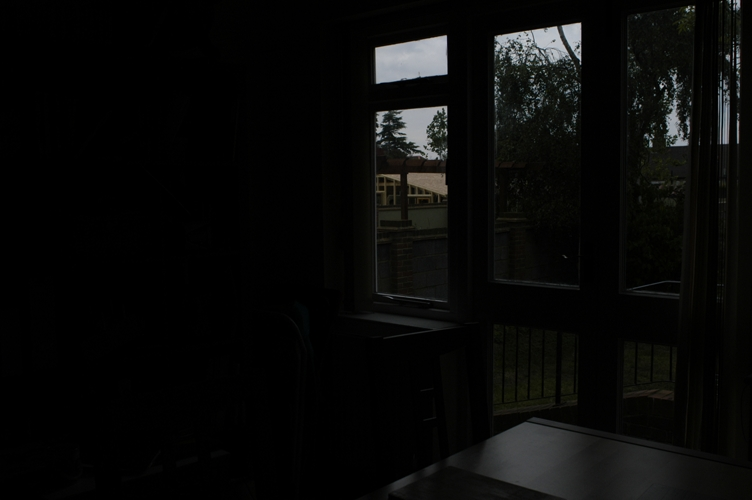
%> input picture src/exposure-fusion-master/house/A.jpg, 752 x 500 px; its folder holds only this picture in this run
$ octave main_exposure_fusion.m   (GNU Octave 9; MATLAB toolbox functions it lacks are replaced by stand-ins)
%> lines starting %> are read from the running program, lines starting %| are printed output that depends on the picture
### src/exposure-fusion-master/load_images.m
%{
Copyright (c) 2015, Tom Mertens
All rights reserved.

Redistribution and use in source and binary forms, with or without
modification, are permitted provided that the following conditions are met:

* Redistributions of source code must retain the above copyright notice, this
  list of conditions and the following disclaimer.

* Redistributions in binary form must reproduce the above copyright notice,
  this list of conditions and the following disclaimer in the documentation
  and/or other materials provided with the distribution.

THIS SOFTWARE IS PROVIDED BY THE COPYRIGHT HOLDERS AND CONTRIBUTORS "AS IS"
AND ANY EXPRESS OR IMPLIED WARRANTIES, INCLUDING, BUT NOT LIMITED TO, THE
IMPLIED WARRANTIES OF MERCHANTABILITY AND FITNESS FOR A PARTICULAR PURPOSE ARE
DISCLAIMED. IN NO EVENT SHALL THE COPYRIGHT HOLDER OR CONTRIBUTORS BE LIABLE
FOR ANY DIRECT, INDIRECT, INCIDENTAL, SPECIAL, EXEMPLARY, OR CONSEQUENTIAL
DAMAGES (INCLUDING, BUT NOT LIMITED TO, PROCUREMENT OF SUBSTITUTE GOODS OR
SERVICES; LOSS OF USE, DATA, OR PROFITS; OR BUSINESS INTERRUPTION) HOWEVER
CAUSED AND ON ANY THEORY OF LIABILITY, WHETHER IN CONTRACT, STRICT LIABILITY,
OR TORT (INCLUDING NEGLIGENCE OR OTHERWISE) ARISING IN ANY WAY OUT OF THE USE
OF THIS SOFTWARE, EVEN IF ADVISED OF THE POSSIBILITY OF SUCH DAMAGE.
%}

% This procedure loads a sequence of images
%
% Arguments:
%   'path', refers to a directory which contains a sequence of JPEG or PPM
%   images
%   'reduce' is an optional parameter that controls downsampling, e.g., reduce = .5
%   downsamples all images by a factor of 2.
%
% tom.mertens@gmail.com, August 2007
%

function I = load_images(path, reduce)
%> called with path = '.\img\house'

if ~exist('reduce')
    reduce = 1;
end

if (reduce > 1 || reduce <= 0)
    error('reduce must fulfill: 0 < reduce <= 1');
end

% find all JPEG or PPM files in directory
files = dir([path '/*.jpg']);
N = length(files);
if (N == 0)
    files = dir([path '/*.ppm']);
    N = length(files);
    if (N == 0)
        error('no files found');
    end
end

% allocate memory
sz = size(imread([path '/' files(1).name]));
%> sz = [500 752 3]
r = floor(sz(1)*reduce);
%> r = 500
c = floor(sz(2)*reduce);
%> c = 752
I = zeros(r,c,3,N);
%> I: size 500x752x3 double; every value is 0

% read all files
for i = 1:N

    % load image
    filename = [path '/' files(i).name];
    im = double(imread(filename)) / 255;
    if (size(im,1) ~= sz(1) || size(im,2) ~= sz(2))
        error('images must all have the same size');
    end

    % optional downsampling step
    if (reduce < 1)
        im = imresize(im,[r c],'bicubic');
    end

    I(:,:,:,i) = im;
end

### src/GetFineDetail.m
function L = GetFineDetail(I)
% Eq(35) in the paper
% I: [hei, wid, 3, N] = size(I);

[hei, wid, ~, num] = size(I);

I_gray = zeros(hei, wid, num);
var_I = zeros(hei, wid, num);      % local variance in log domain
omega = zeros(hei, wid, num);
for n = 1:num
    I_gray(:,:,n) = rgb2gray(I(:,:,:,n));
    %var_I(:,:,n) = GetLocalVariance(log(I_gray(:,:,n)), 1);     % 局部方差的计算结果中会出现NaN ？？？ log 在搞鬼
    var_I(:,:,n) = GetLocalVariance(I_gray(:,:,n), 1);
    omega(:,:,n) = 77/255*FuncGamma(I(:,:,1,n)) + 150/255*FuncGamma(I(:,:,2,n)) + 29/255*FuncGamma(I(:,:,3,n));
end
%> this loop made 1 pass
%> pass 1, in boxfilter (call 2), `imCum = cumsum(imSrc, 1);`:
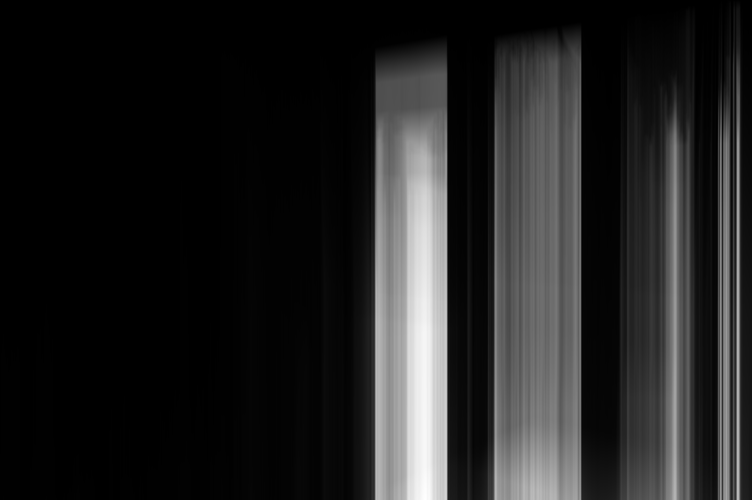
%> imCum: size 500x752 double; min 0, max 80.38, mean 10.9; drawn with min black and max white
%> pass 1, in boxfilter (call 2), `imCum = cumsum(imDst, 2);`:
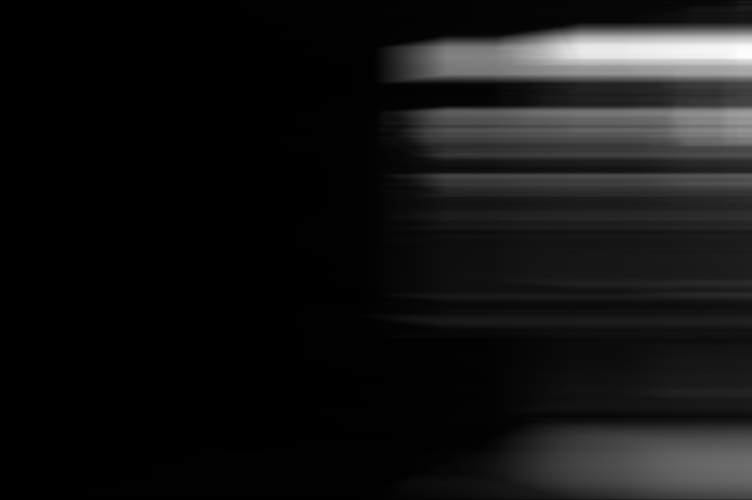
%> imCum: size 500x752 double; min 0, max 306.6, mean 25.3; drawn with min black and max white
%> pass 1, in boxfilter (call 3), `imCum = cumsum(imSrc, 1);`:
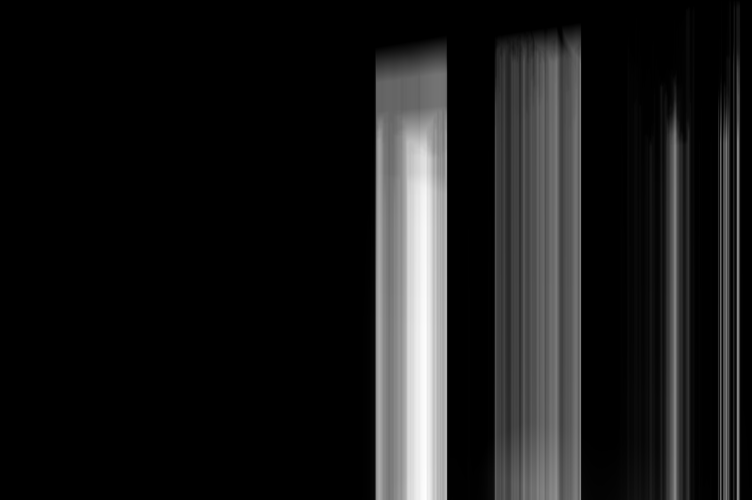
%> imCum: size 500x752 double; min 0, max 41.39, mean 4.3; drawn with min black and max white
%> after the loop:
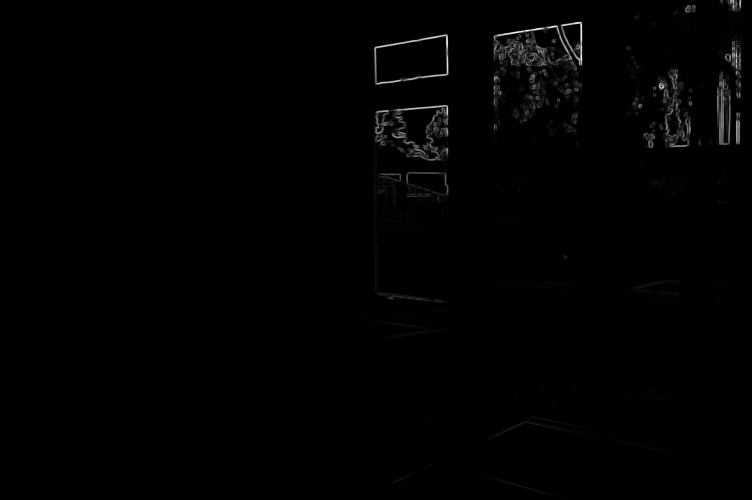
%> var_I: size 500x752 double; min -1.81e-15, max 0.093, mean 0.000663; drawn with min black and max white

% Eqn(32), overall local variance
sigma = sum(omega.*(var_I+0.001), 3) ./ (sum(omega, 3)+10e-13);

% Eqn(34)
Gamma = sum(sum(1./sigma/ hei / wid)) * sigma;

% fine details
Lk = zeros(hei, wid, num);
for n2 = 1:num
%     Lk(:,:,n2) = WGIF_(I_gray(:,:,n2), I_gray(:,:,n2), 16, 1/128, Gamma);
     Lk(:,:,n2) = I_gray(:,:,n2) - WeightedGuidedImageFilter(I_gray(:,:,n2), I_gray(:,:,n2), 16, 1/4, Gamma);
%    Lk(:,:,n2) = WeightedGuidedImageFilter(Gamma, I_gray(:,:,n2), 16, 1/4);
end
%> this loop made 1 pass
%> pass 1, in boxfilter (call 6), `imCum = cumsum(imDst, 2);`:
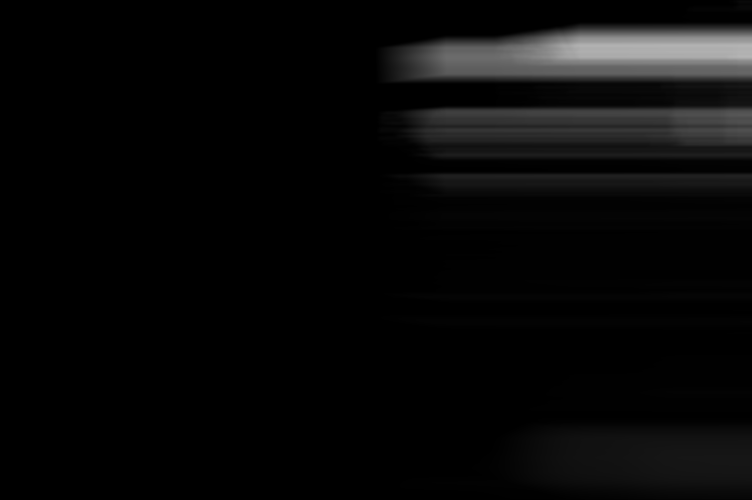
%> imCum: size 500x752 double; min 0, max 180.2, mean 8.7
%> pass 1, in EdgeAwareWeighting, `mean_GG = boxfilter(G.*G, r) ./ N;`:
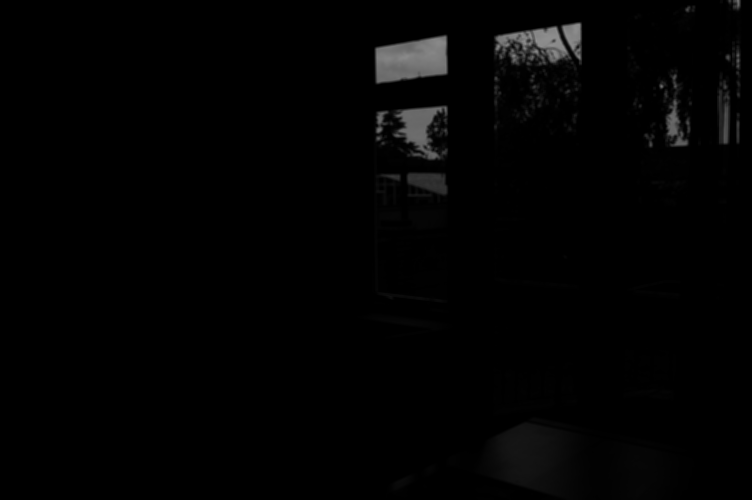
%> mean_GG: size 500x752 double; min 0, max 0.573, mean 0.0114

% 先用论文中所提的wgif算法从每张图像中获取一定的细节，然后再将所有的细节合并
% 这里得到的是曝光度良好的图像细节，最后将这些图像细节整合到中间图像中得到最终的图像。
L = sum(Lk.*omega, 3)./sum(omega, 3);  % Eqn(35)
%> (the rest of the program and of its run is left out)
